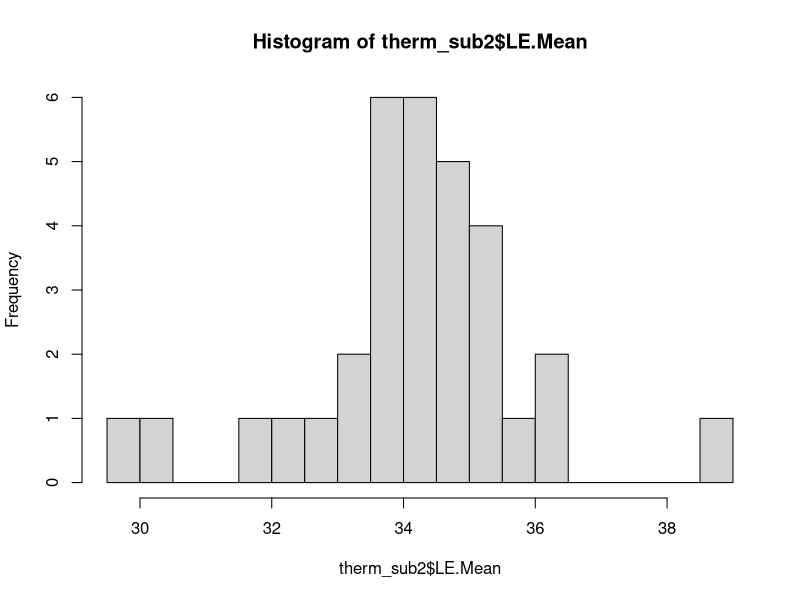
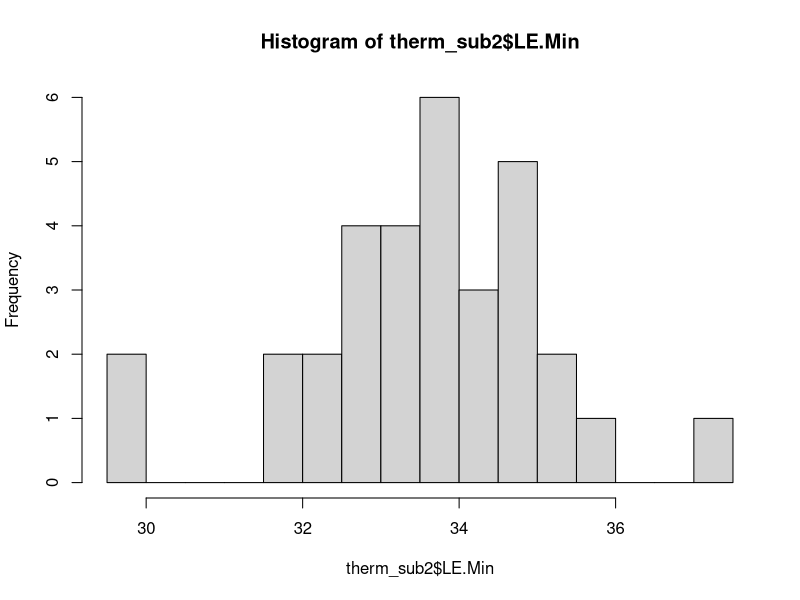
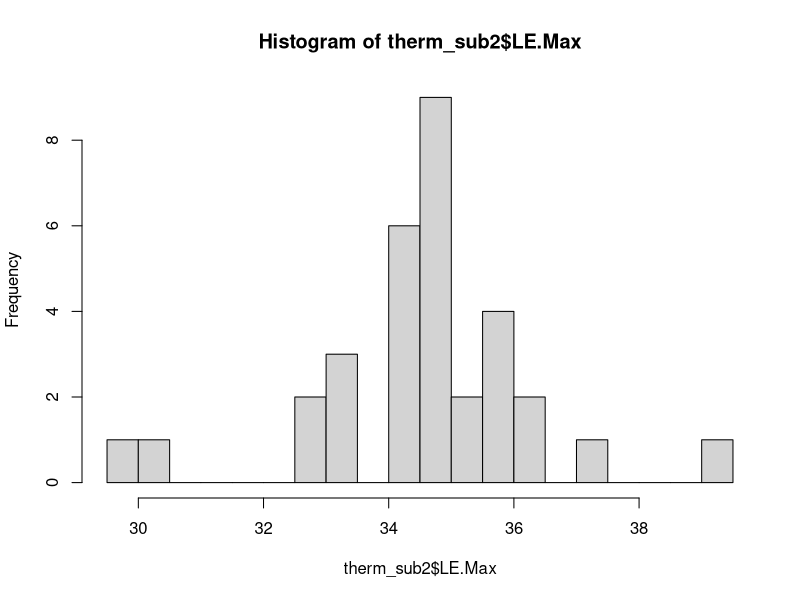
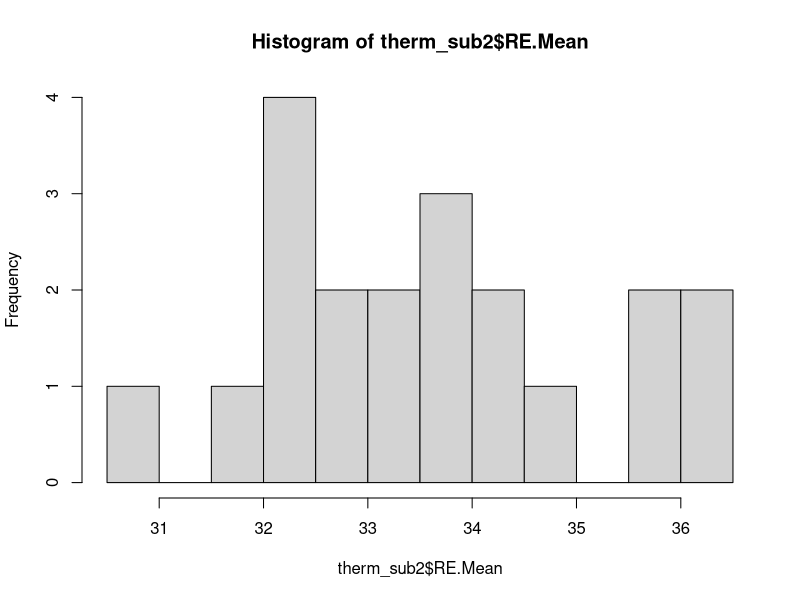
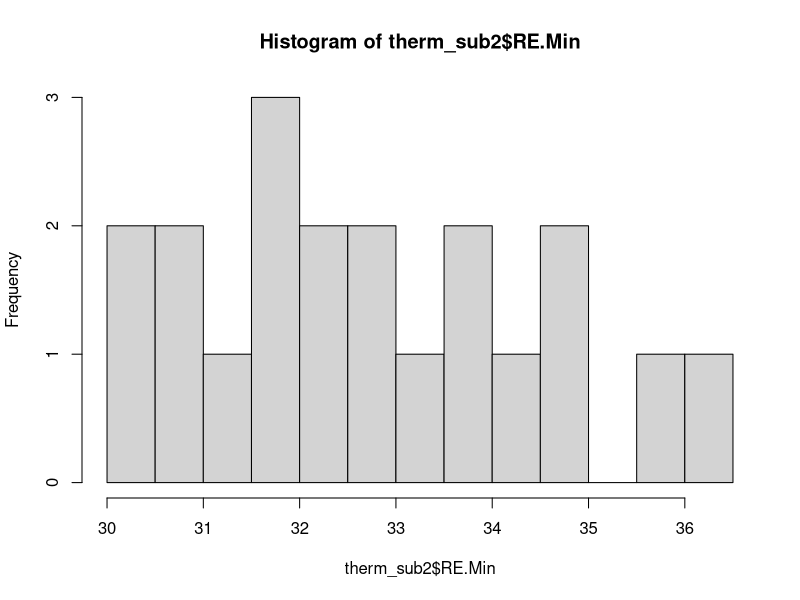
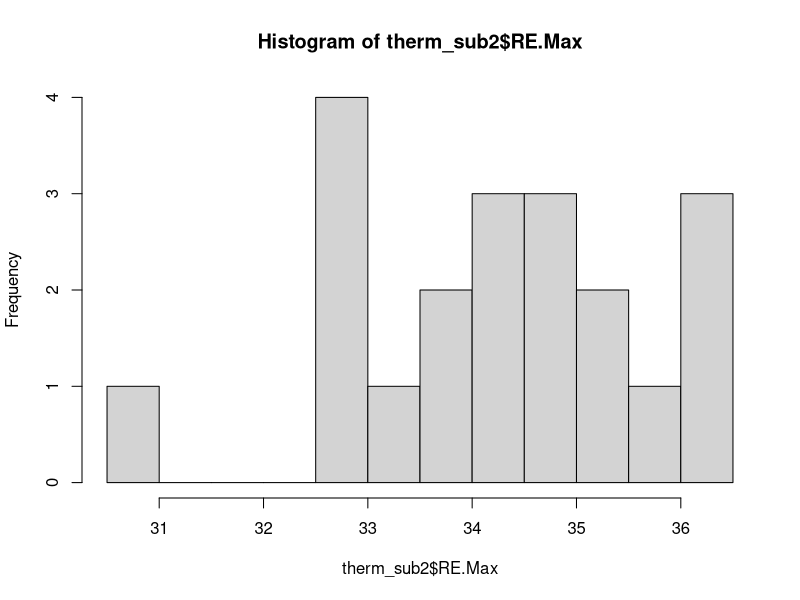
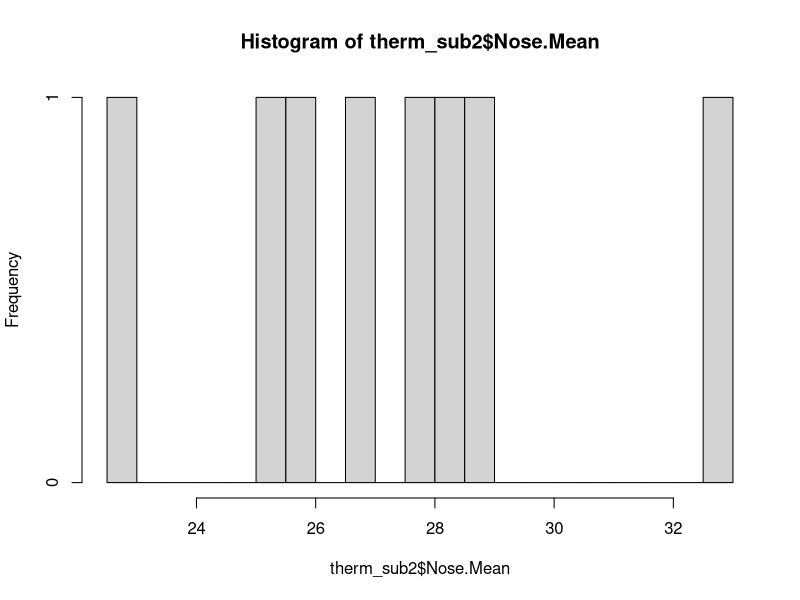
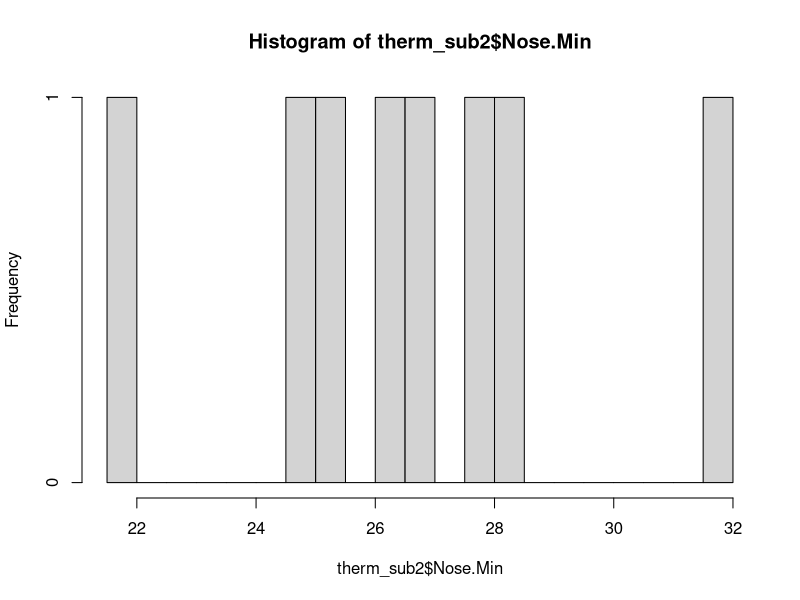

The R source for these figures, in order:
# read in data subset
therm_sub <- read.csv("Image subset to analyse.csv", header = T, sep = ",", na.strings = c("N/A", " "))
names(therm_sub)
names(therm_sub) [1] <- "condition"

class(therm_sub$LE.Mean)
# replace comma in Time column with period
therm_sub$LE.Area <- as.numeric(gsub(",", ".", therm_sub$LE.Area))
therm_sub$LE.Mean <- as.numeric(gsub(",", ".", therm_sub$LE.Mean))
therm_sub$LE.StdDev <- as.numeric(gsub(",", ".", therm_sub$LE.StdDev))
therm_sub$LE.Min <- as.numeric(gsub(",", ".", therm_sub$LE.Min))
therm_sub$LE.Max <- as.numeric(gsub(",", ".", therm_sub$LE.Max))
therm_sub$RE.Area <- as.numeric(gsub(",", ".", therm_sub$RE.Area))
therm_sub$RE.Mean <- as.numeric(gsub(",", ".", therm_sub$RE.Mean))
therm_sub$RE.StdDev <- as.numeric(gsub(",", ".", therm_sub$RE.StdDev))
therm_sub$RE.Min <- as.numeric(gsub(",", ".", therm_sub$RE.Min))
therm_sub$RE.Max <- as.numeric(gsub(",", ".", therm_sub$RE.Max))
therm_sub$Nose.Area <- as.numeric(gsub(",", ".", therm_sub$Nose.Area))
therm_sub$Nose.Mean <- as.numeric(gsub(",", ".", therm_sub$Nose.Mean))
therm_sub$Nose.StdDev <- as.numeric(gsub(",", ".", therm_sub$Nose.StdDev))
therm_sub$Nose.Min <- as.numeric(gsub(",", ".", therm_sub$Nose.Min))
therm_sub$Nose.Max <- as.numeric(gsub(",", ".", therm_sub$Nose.Max))

therm_sub2 <- therm_sub[which(therm_sub$LE.Mean < 200),]

# examine left eye
hist(therm_sub2$LE.Mean, breaks = 20)
hist(therm_sub2$LE.Min, breaks = 20)
hist(therm_sub2$LE.Max, breaks = 20)
# examine right eye
hist(therm_sub2$RE.Mean, breaks = 20)
hist(therm_sub2$RE.Min, breaks = 20)
hist(therm_sub2$RE.Max, breaks = 20)
# LB: 4 instances of strange eye temp (~200) - repeat measurements
# examine nose
hist(therm_sub2$Nose.Mean, breaks = 20)
hist(therm_sub2$Nose.Min, breaks = 20)
hist(therm_sub2$Nose.Max, breaks = 20) # widest temp variation in nose

table(therm_sub2$condition)
# can only examine temp change within ed19, lb20.2, pa6 and pe15 (3-6 images)
# fk19,fk3,fk9,kl19,lb10 all have 2 images

# ed19, no BL, no nose
plot(therm_sub2$LE.Mean[which(therm_sub2$condition == "ed19")]) # decrease
plot(therm_sub2$RE.Mean[which(therm_sub2$condition == "ed19")]) # decrease

# lb20, no BL, no nose
# **NB 2 data points removed due to extreme outlier (> 200)**
plot(therm_sub2$LE.Mean[which(therm_sub2$condition == "lb20.2")]) # non linear change
plot(therm_sub2$RE.Mean[which(therm_sub2$condition == "lb20.2")]) # non linear change

# pa6, with BL
plot(therm_sub2$LE.Mean[which(therm_sub2$condition == "pa6")]) # linear decrease
plot(therm_sub2$RE.Mean[which(therm_sub2$condition == "pa6")]) # increase

# pe15, with BL
plot(therm_sub2$LE.Mean[which(therm_sub2$condition == "pe15")]) # non linear change
plot(therm_sub2$RE.Mean[which(therm_sub2$condition == "pe15")]) # non linear change
plot(therm_sub2$Nose.Mean[which(therm_sub2$condition == "pe15")]) # increase

